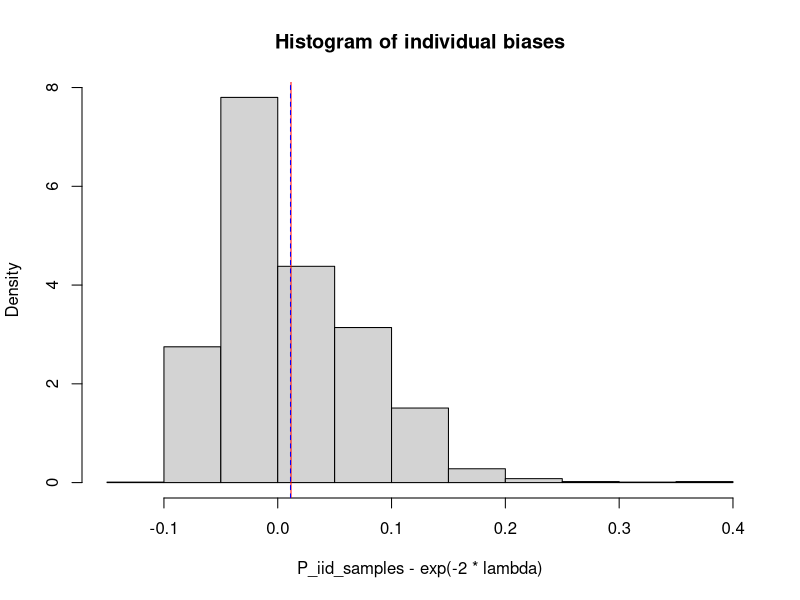

Source code (R):

### Exercise: bootstrap bias estimation

n = 25;
lambda = 1;
K = 200;

set.seed(2015);
X = rpois(n, lambda=lambda);
p_hat = exp(-2*mean(X));

# Bootstrap
BP_Samples = array(0, c(K, n));
for(k in 1:K){
      BP_Samples[k, ] = sample(X, n, replace=TRUE);
}
# Bootstrap statistics
P_hat_star = apply(BP_Samples, 1, function(x) exp(-2*mean(x)));

# Bootstrap bias estimation
bias_BP = mean(P_hat_star-p_hat);

# Compare to true value
## Compute the true value
n_experiments = 2000;
P_iid_samples = c();
for(experiment_ind in 1:n_experiments){
      X = rpois(n, lambda=lambda);
      p_hat = exp(-2*mean(X));
      P_iid_samples = c(P_iid_samples, p_hat);
}
bias_true = mean(P_iid_samples-exp(-2*lambda));

cat( paste('Bootstrap bias estimation = ', round(bias_BP, 3), '\n', 'True bias = ', round(bias_true, 3), '\n', sep='') );

# Plot
hist(P_iid_samples-exp(-2*lambda), prob=TRUE, main='Histogram of individual biases');
abline(v=bias_true, col='red');
abline(v=bias_BP, col='blue', lty=2);





